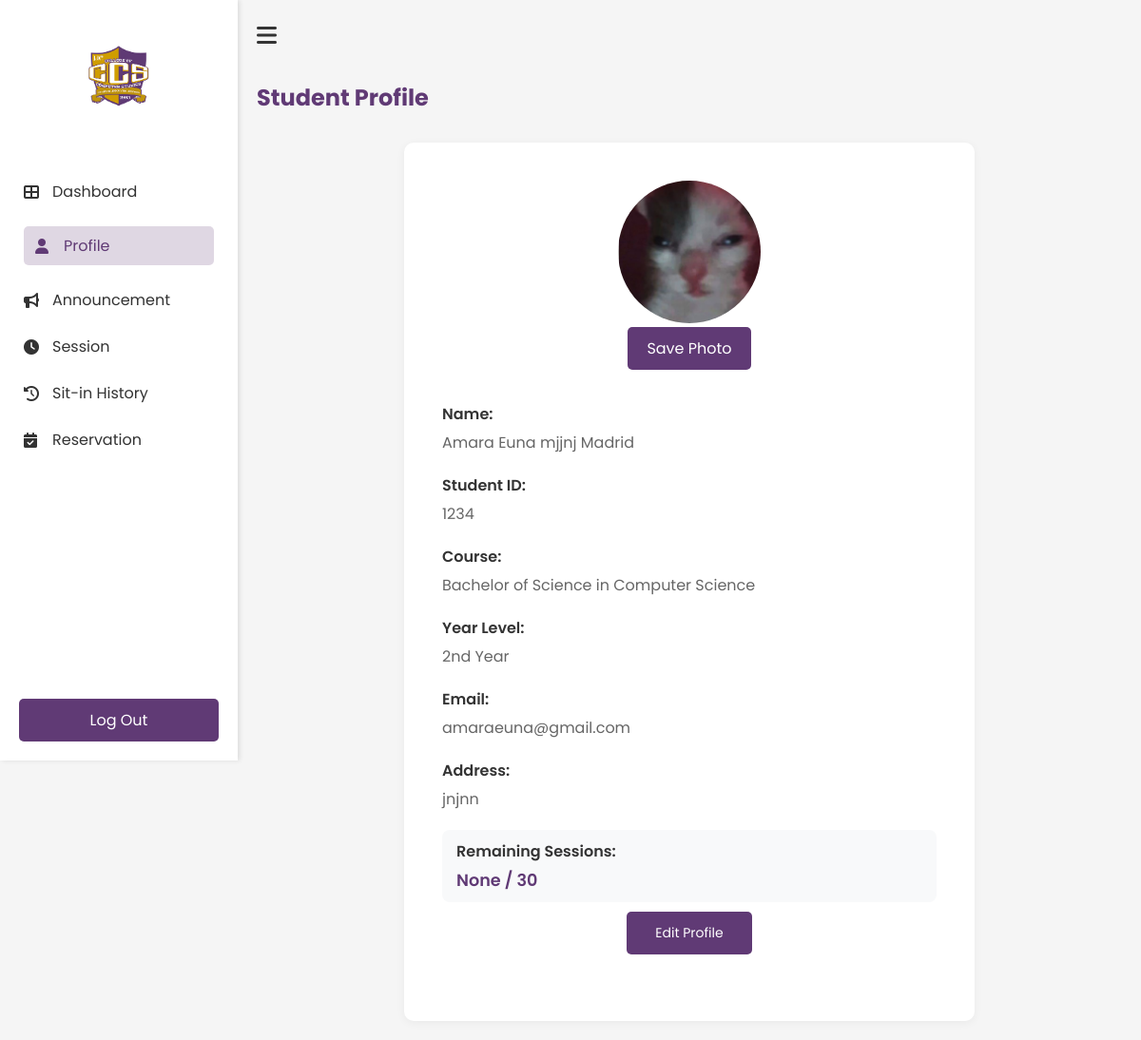
/Profile (signed in), run on an earlier commit of the app's database.
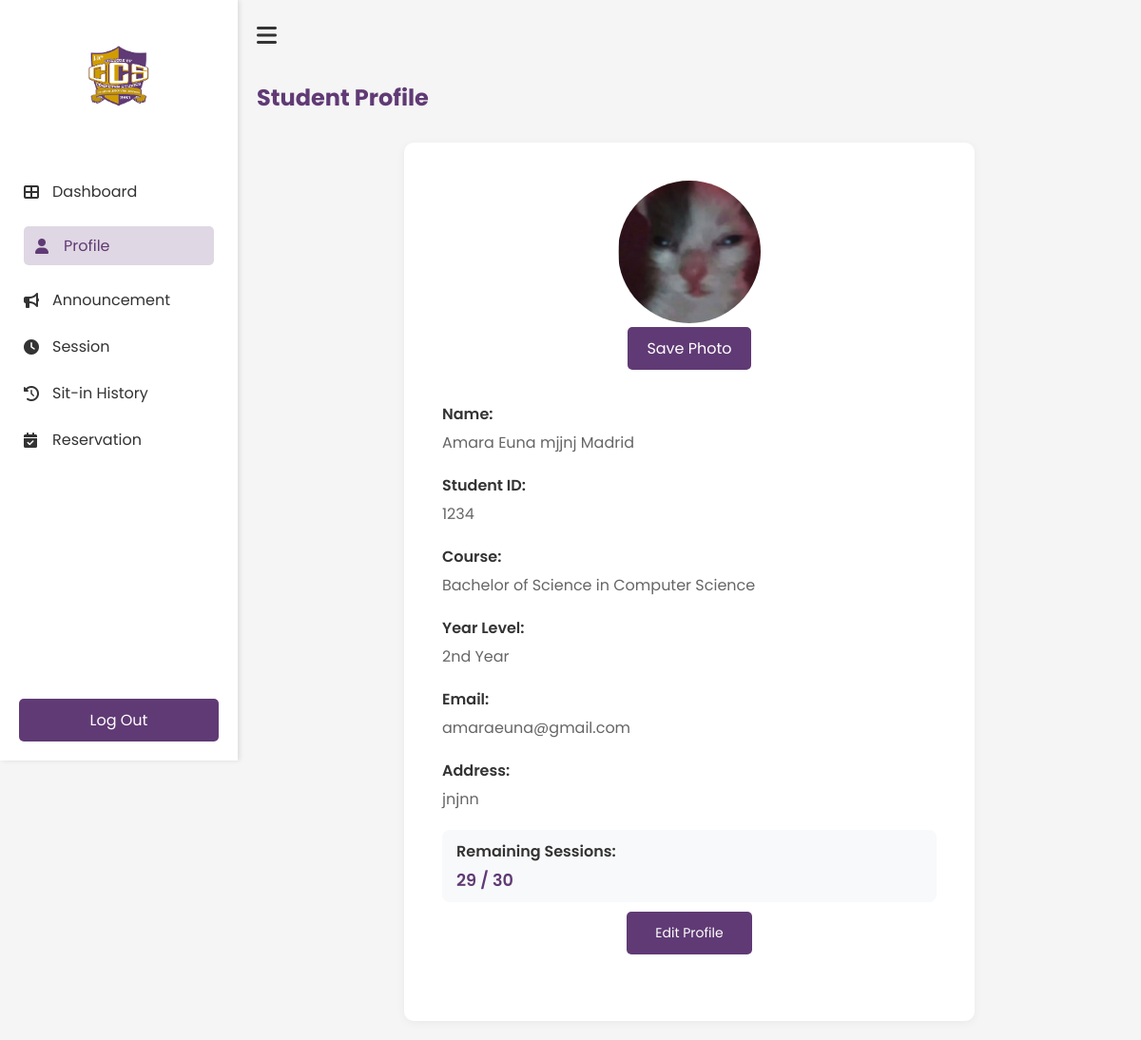
And on a later commit of the database.
### tables this page shows
CREATE TABLE users(
idno integer primary key,
lastname text not null,
firstname text not null,
middlename text,
course text not null,
year_level integer not null,
email text unique not null,
username text unique not null,
password text not null, sessions TEXT DEFAULT NULL, address text, photo text);

### app.py (the view, shortened to what this page needs)
@app.route('/Profile', methods=['GET', 'POST'])
def Profile():
    if 'username' not in session:
        return redirect(url_for('login'))
    user_profile = get_user_profile(session['student_id'])
    print("User profile data:", user_profile)
    return render_template('student/profile.html', user=user_profile)

### templates/student/profile.html (shortened to what the changed rows need)
<!DOCTYPE html>
<html lang="en">
    <head>
        <link rel="stylesheet" href="{{ url_for('static', filename='student/profile.css') }}">
        <link rel="stylesheet" href="https://cdnjs.cloudflare.com/ajax/libs/font-awesome/6.0.0-beta3/css/all.min.css">
    </head>
    <body>
        <div class="profile-container">
            <main class="main-content">
                <h1>Student Profile</h1>
                <div class="profile-card">
                    <div class="profile-image">
                        <form action="{{ url_for('save_photo') }}" method="POST" enctype="multipart/form-data" id="photo-form">
                            <div class="profile-image-upload">
                                <img src="{{ url_for('static', filename='uploads/' + (user[9] if user[9] else 'default-profile.png')) }}"
                                     alt="Profile Photo"
                                     class="round-circle"
                                     id="preview-image">
                            </div>
                        </form>
                    </div>
                    <div class="profile-info">
                        <div class="info-item">
                            <p class="label">Name: </p>
                            <p class="value">{{ user[2] }} {{ user[3] }} {{ user[1] }}</p>
                        </div>
                        <div class="info-item">
                            <p class="label">Student ID: </p>
                            <p class="value">{{ user[0] }}</p>
                        </div>
                        <div class="info-item">
                            <p class="label">Course:</p>
                            <p class="value">{{ user[4] }}</p>
                        </div>
                        <div class="info-item">
                            <p class="label">Year Level: </p>
                            <p class="value">{{ user[5] }}</p>
                        </div>
                        <div class="info-item">
                            <p class="label">Email: </p>
                            <p class="value">{{ user[6] }}</p>
                        </div>
                        <div class="info-item">
                            <p class="label">Address: </p>
                            <p class="value">{{ user[7] }}</p>
                        </div>
                        <div class="info-item sessions-info">
                            <p class="label">Remaining Sessions: </p>
                            <p class="value">{{ user[8] }} / 30</p>
                        </div>
                    </div>
                </div>
            </main>
        </div>
    </body>
</html>

What changed in the data, as far as the page shows it:
changed users "Amara Euna": sessions (not shown) → "29"
Also different on the page:
{{ user[8] }}: "None" → (not shown)
